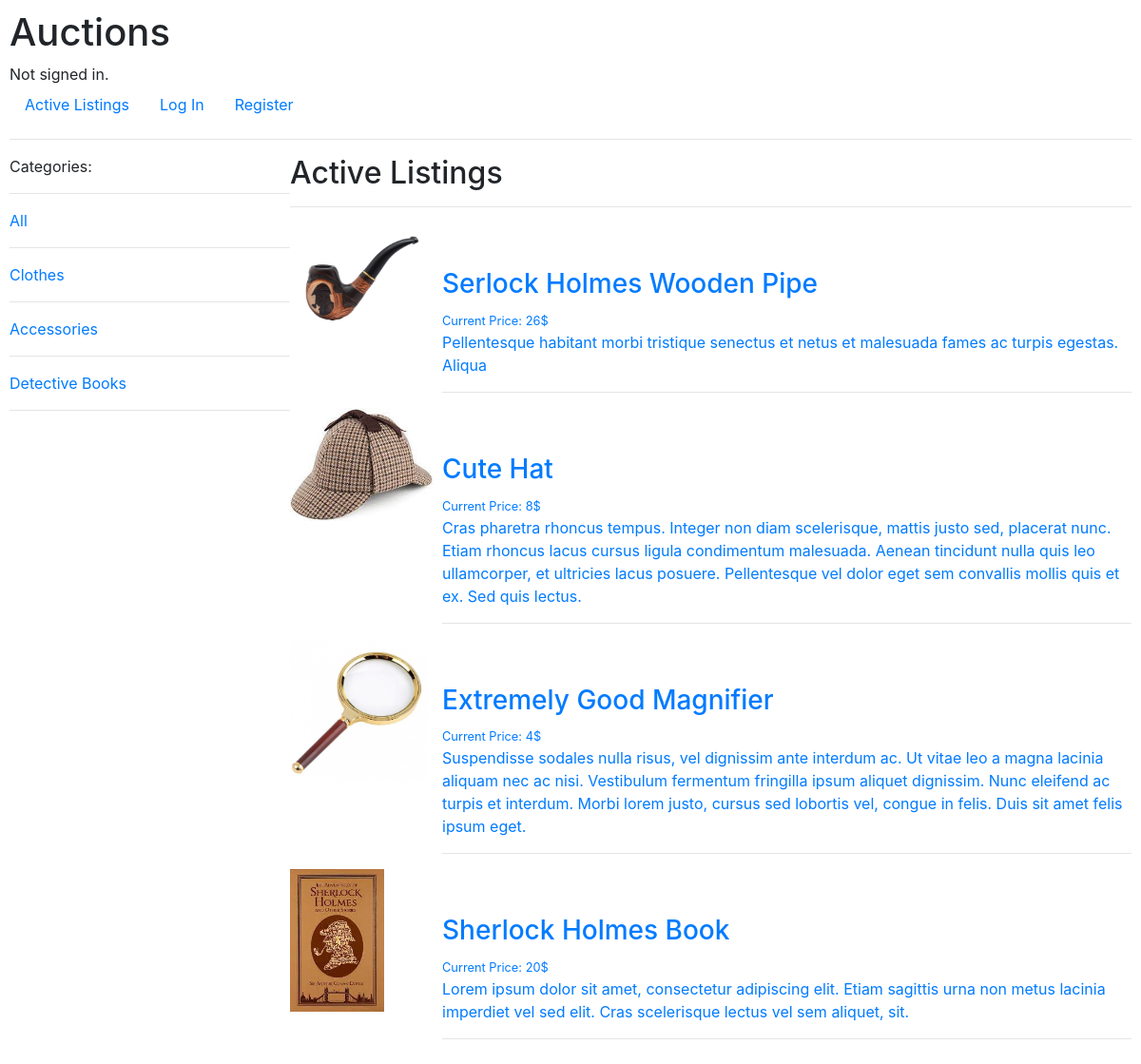
The page / on the database its author committed.
### auctions/models.py (models this page shows, shortened)
class Category(models.Model):
    name = models.CharField(max_length=30)

class Listing(models.Model):
    picture = models.ImageField(upload_to='auctions/files/listings_pictures', null=True, blank="True")
    title = models.CharField(max_length=30)
    user = models.ForeignKey(User, on_delete=models.CASCADE)
    description = models.CharField(max_length=300)
    bid = models.ForeignKey(Bid, on_delete=models.CASCADE)
    created = models.DateTimeField(auto_now_add=True)
    category = models.ForeignKey(Category, on_delete=models.CASCADE)
    status = models.CharField(max_length=20)
    followers = models.ManyToManyField(User, blank=True, related_name="followers")

class Bid(models.Model):
    user = models.ForeignKey(User, on_delete=models.CASCADE)
    bid = models.IntegerField()
    def __str__(self):
        return str(self.bid)

### auctions/views.py (the view)
# urls.py: path("", views.index, name="index"),
def index(request):
    q = request.GET.get("q") if request.GET.get("q") != None else''
    listings = Listing.objects.filter(category__name__icontains=q, status='active')
    topics = Category.objects.all()
    user = request.user
    context = {'listings': listings, 'topics': topics, 'user': user, 'query': q}
    return render(request, "auctions/index.html", context)

### auctions/templates/auctions/index.html (shortened to what this page needs)
{% extends "auctions/layout.html" %}
{% block body %}
<div class="home-container">
    <div>
        Categories:
        <hr>
        <a href={% url 'index' %}>All</a>
        <hr>
        {% for topic in topics %}
            <p><a href="{% url 'index' %}?q={{topic.name}}">{{topic.name}}</a></p>
            <hr>
        {% endfor %}
    </div>
    <div>
    <h2>Active Listings</h2>
    <hr>
        {% for listing in listings %}
            <a href="{% url 'detail' listing.id %}" style="padding-left: 30px;">
            <img src="{{ listing.picture.url }}" style='max-width: 150px; max-height: 150px; float: left; padding-left: 30;'>
            <div style="padding-left: 160px;">
            <h3>{{ listing.title }}</h3>
            <small>Current Price: {{ listing.bid }}$</small>
            <p>{{ listing.description }}</p>
            </a>
            <hr>
            </div>
        {% endfor %}
{% endblock %}

### auctions/templates/auctions/layout.html (shortened to what this page needs)
{% load static %}
<!DOCTYPE html>
<html lang="en">
    <head>
        <link rel="stylesheet" href="https://stackpath.bootstrapcdn.com/bootstrap/4.4.1/css/bootstrap.min.css">
        <link href="{% static 'auctions/styles.css' %}" rel="stylesheet">
    </head>
    <body>
        <h1>Auctions</h1>
        <div>
            {% if user.is_authenticated %}
                Signed in as <strong>{{ user.username }}</strong>.
            {% else %}
                Not signed in.
            {% endif %}
        </div>
        <ul class="nav">
            <li class="nav-item">
                <a class="nav-link" href="{% url 'index' %}">Active Listings</a>
            </li>
            {% if user.is_authenticated %}
                <li class="nav-item">
                    <a class="nav-link" href="{% url 'logout' %}">Log Out</a>
                </li>
            {% else %}
                <li class="nav-item">
                    <a class="nav-link" href="{% url 'login' %}">Log In</a>
                </li>
                <li class="nav-item">
                    <a class="nav-link" href="{% url 'register' %}">Register</a>
                </li>
            {% endif %}
        </ul>
        <hr>
        {% block body %}
        {% endblock %}
    </body>
</html>

### auctions/static/auctions/styles.css (style rules this page uses)
body { padding: 10px; }
.home-container { display: grid; grid-template-columns: 1fr 3fr; }

### rows shown on the page
Category: name "Clothes"
Category: name "Accessories"
Category: name "Detective Books"
Listing: picture (picture), title "Serlock Holmes Wooden Pipe", bid "26", description "Pellentesque habitant morbi tristique senectus et netus et malesuada fames ac turpis egestas. Aliqua"
Listing: picture (picture), title "Cute Hat", bid "8", description "Cras pharetra rhoncus tempus. Integer non diam scelerisque, mattis justo sed, placerat nunc. Etiam rhoncus lacus cursus ligula condimentum malesuada. Aenean tincidunt nulla quis leo ullamcorper, et ultricies lacus posuere. Pellentesque vel dolor eget sem convallis mollis quis et ex. Sed quis lectus."
Listing: picture (picture), title "Extremely Good Magnifier", bid "4", description "Suspendisse sodales nulla risus, vel dignissim ante interdum ac. Ut vitae leo a magna lacinia aliquam nec ac nisi. Vestibulum fermentum fringilla ipsum aliquet dignissim. Nunc eleifend ac turpis et interdum. Morbi lorem justo, cursus sed lobortis vel, congue in felis. Duis sit amet felis ipsum eget."
Listing: picture (picture), title "Sherlock Holmes Book", bid "20", description "Lorem ipsum dolor sit amet, consectetur adipiscing elit. Etiam sagittis urna non metus lacinia imperdiet vel sed elit. Cras scelerisque lectus vel sem aliquet, sit."
